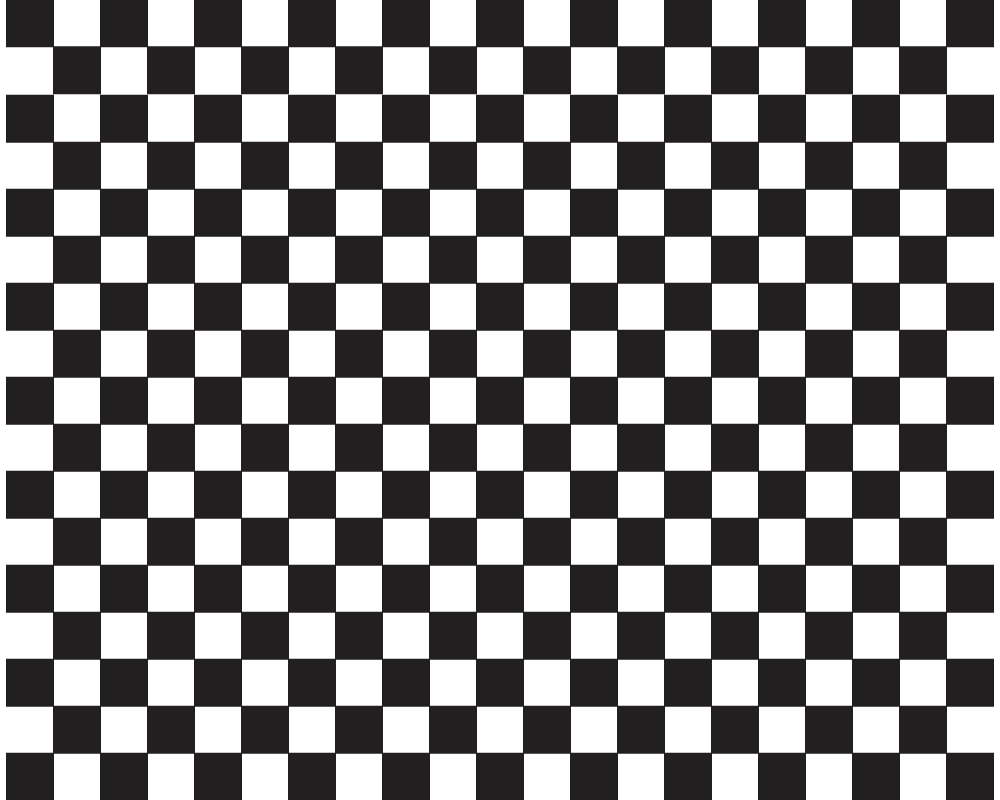
#> input picture Task 9/chessboard.jpg, 5000 x 4000 px (shown at 1/5 size)
$ python main.py
#> lines starting #> are read from the running program, lines starting #| are printed output that depends on the picture; after the words box and inside, x2 and y2 are one past the last pixel; in counts of white or black regions, pixels touching at a corner belong together
#> further down, img is the input picture: shape (4000, 5000, 3); mean B, G, R 140.3, 139.8, 140.9
import numpy as np
import cv2

block_size = 2
ksize = 3

maxfeatures = 100
qualitylevel = 1e-3


def showImgs(image):
    res = showImg(img)
    cv2.imshow('dst', res)

    pep = perspective(img)
    pep = ABImage(pep)
    res_pr = showImg(pep)
    cv2.imshow('rot', res_pr)


def set_block_size(x):
    global img
    global block_size
    block_size = max(x, 1)
    showImgs(img)


def set_maxfeatures(x):
    global img
    global maxfeatures
    maxfeatures = max(x, 1)
    showImgs(img)


def set_qualitylevel(x):
    global img
    global qualitylevel
    if not x:
        qualitylevel = 2
    else:
        qualitylevel = 1 / x

    showImgs(img)


def set_ksize(x):
    global img
    global ksize
    if not x % 2:
        ksize = max(x + 1, 1)
    else:
        ksize = max(x, 1)
    showImgs(img)


controlsH_window_name = 'controls Harris'
cv2.namedWindow(controlsH_window_name)

controlsGFT_window_name = 'controls GFT'
cv2.namedWindow(controlsGFT_window_name)

alpha = 80
beta = 5


def ABImage(image):
    im = np.copy(image)
    for x in range(im.shape[0]):
        for y in range(im.shape[1]):
            for z in range(im.shape[2]):
                res = float(alpha) / 100 * im[x][y][z] + beta
                res = res if 0 <= res <= 255 else 255 if res > 255 else 0
                im[x][y][z] = res
    return im


def scaleImg(image, scale: float):
#> called with scale = 0.05
    width, height = image.shape[1], image.shape[0]
#> width = 5000; height = 4000
    return cv2.resize(image, (int(width * scale), int(height * scale)))
#| (200, 250, 3)


def showImg(image):
    res = np.copy(image)
    gray = cv2.cvtColor(res, cv2.COLOR_BGR2GRAY)
    gray = np.float32(gray)
    dst = cv2.cornerHarris(gray, block_size, ksize, 0.04)
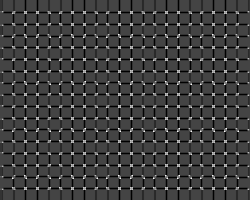
#> dst: shape (200, 250) float32; min -99810088, max 270277952, mean -8125966; drawn with min black and max white

    corners = cv2.goodFeaturesToTrack(gray, maxfeatures, qualitylevel, 1)
#> corners = 100 rows, first 8: [178, 165], [177, 165], [166, 165], [165, 165], [178, 164], [177, 164], [166, 164], [165, 164]
    if corners is not None:
        for i in corners:
            x, y = i.ravel()
            cv2.circle(res, (int(x), int(y)), 3, 255, -1)
#> this loop made 100 passes
#> (x, y) on passes 1 to 12: (178, 165), (177, 165), (166, 165), (165, 165), (178, 164), (177, 164), (166, 164), (165, 164), (178, 153), (177, 153), (166, 153), (165, 153)
#> res: shape (200, 250, 3); mean B, G, R 143.6, 134.9, 136
        res[dst > 0.01 * dst.max()] = [0, 0, 255]
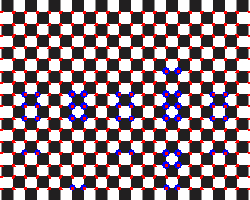
#> res: shape (200, 250, 3); mean B, G, R 133.5, 126.9, 144.8
    return res


def perspective(image):
    imag = np.copy(image)
    height, width = imag.shape[:2]
#> height = 200; width = 250
    center = (width / 2, height / 2)
#> center = (125, 100)
    rotate_matrix = cv2.getRotationMatrix2D(center=center, angle=45, scale=1)
#> rotate_matrix = [[0.707, 0.707, -34.1], [-0.707, 0.707, 117.7]]
    rotated_image = cv2.warpAffine(src=imag, M=rotate_matrix, dsize=(width, height))
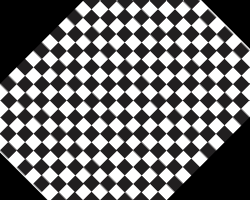
#> rotated_image: shape (200, 250, 3); mean B, G, R 113.5, 113, 114

    pts1 = np.float32([[0, 0], [150, 100], [0, 200], [200, 200]])
    pts2 = np.float32([[0, 0], [250, 150], [0, 100], [250, 250]])
    M = cv2.getPerspectiveTransform(pts1, pts2)
#> M = [[0.833, 0, 0], [-0.167, 1, 0], [-0.00667, 0.005, 1]]
    new_image = cv2.warpPerspective(rotated_image, M, (200, 250))
    return new_image


filename = 'chessboard.jpg'
img = cv2.imread(filename)
img = scaleImg(img, 0.05)

cv2.createTrackbar('block size', controlsH_window_name, block_size, 20, set_block_size)
cv2.createTrackbar('ksize', controlsH_window_name, ksize, 20, set_ksize)

cv2.createTrackbar('max features', controlsGFT_window_name, maxfeatures, 1000, set_maxfeatures)
cv2.createTrackbar('qualitylevel', controlsGFT_window_name, 100, 100, set_qualitylevel)

print(img.shape)
showImg(img)

pep = perspective(img)
pep = ABImage(pep)
#> after the loop in ABImage, `for x in range(im.shape[0]):`:
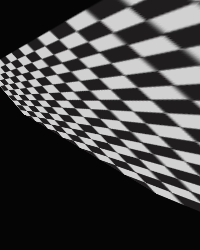
#> im: shape (250, 200, 3); mean B, G, R 67.8, 67.5, 68.1
res_pr = showImg(pep)
#> in showImg (call 2), `dst = cv2.cornerHarris(gray, block_size, ksize, 0.04)`:
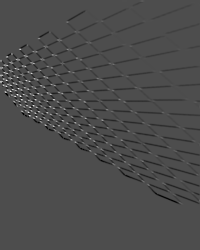
#> dst: shape (250, 200) float32; min -50562164, max 115449824, mean -1013278.9; drawn with min black and max white
#> in showImg (call 2), `corners = cv2.goodFeaturesToTrack(gray, maxfeatures, qualitylevel, 1)`: corners = 100 rows, first 8: [2, 84], [5, 64], [2, 78], [13, 75], [17, 59], [3, 64], [6, 56], [27, 71]
#> the loop in showImg (call 2), `for i in corners:` made 100 passes
#> (x, y) on passes 1 to 12: (2, 84), (5, 64), (2, 78), (13, 75), (17, 59), (3, 64), (6, 56), (27, 71), (5, 91), (51, 67), (4, 85), (23, 65)
#> after the loop in showImg (call 2), `for i in corners:`:
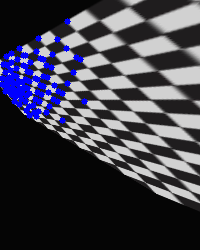
#> res: shape (250, 200, 3); 4.52% of pixels changed, all inside (x1, y1, x2, y2) = (0, 18, 88, 124)
#> in showImg (call 2), `res[dst > 0.01 * dst.max()] = [0, 0, 255]`:
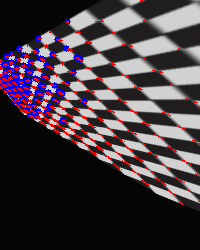
#> res: shape (250, 200, 3); 3.91% of pixels changed, all inside (x1, y1, x2, y2) = (0, 0, 200, 205)
cv2.imshow('rot', res_pr)
if cv2.waitKey(0) & 0xff == 27:
#> (key Esc is pressed here)
    cv2.destroyAllWindows()
